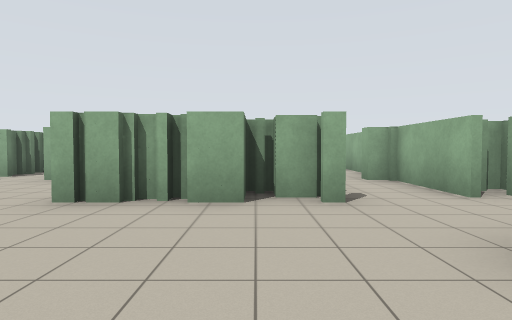
[1] (above)

24 first-person views from a walk through a Stage world. The camera is 1.2 m above the floor, tilts 2° down and sees 75° across. The lines on the ground mark 1 m squares. The floor is counted in squares, 2 m on a side. Each view is taken from the middle of a square. On the plan, view 1 faces up. The plan holds only what a view shows up to about 9 squares ahead; the rest is blank. Robots are left out.

[2]
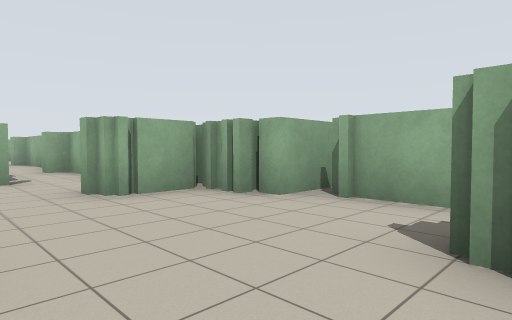

[3]
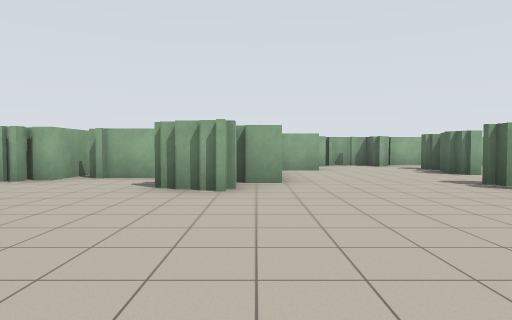

[4]
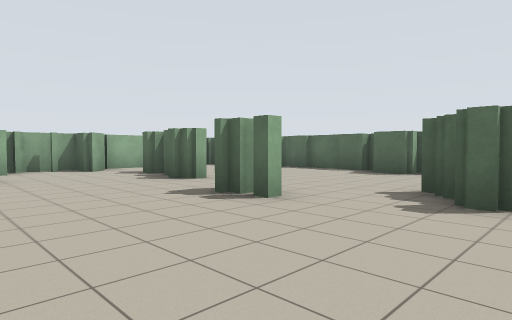

[5]
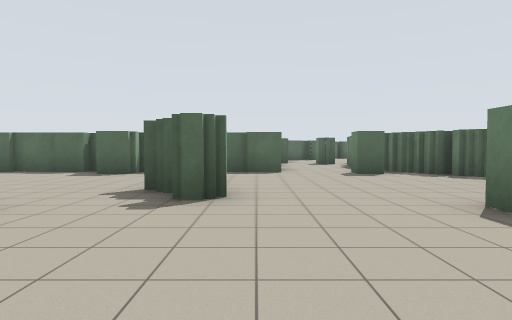

[6]
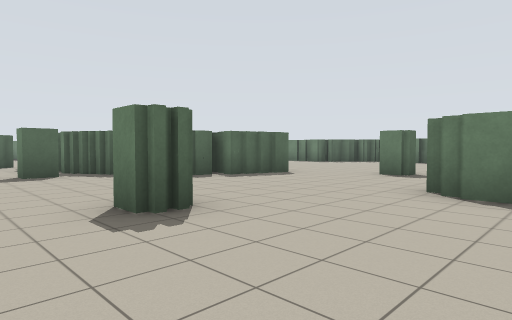

[7]
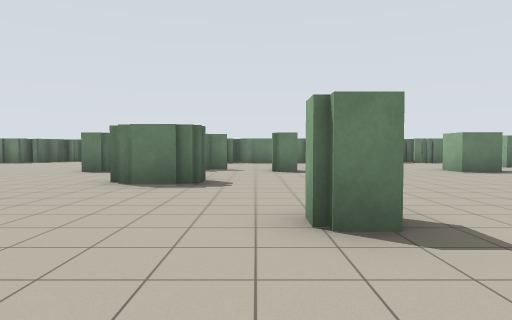

[8]
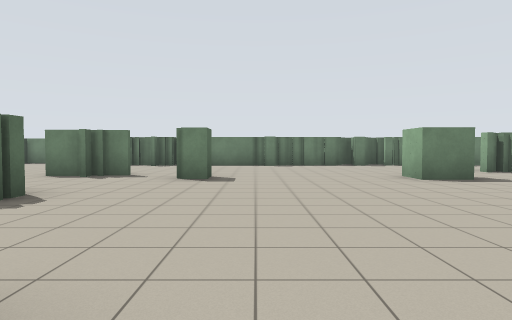

[9]
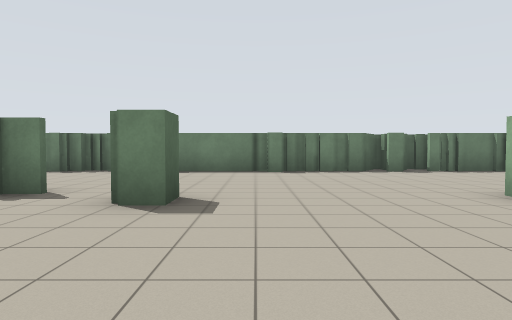

[10]
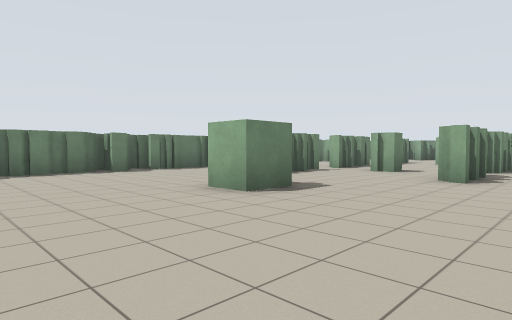

[11]
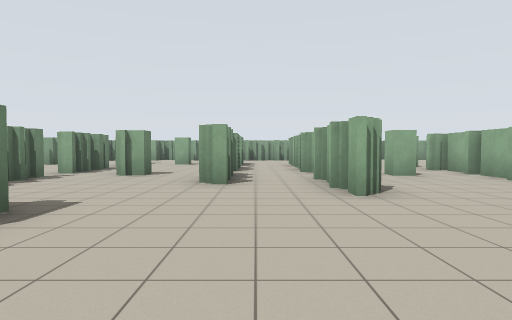

[12]
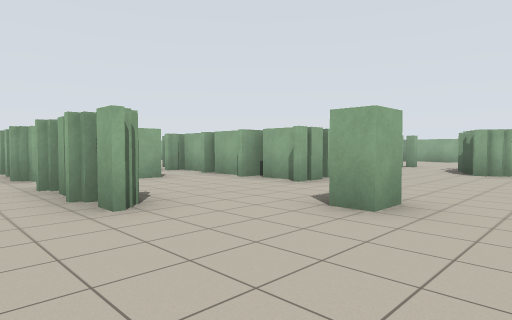

[13]
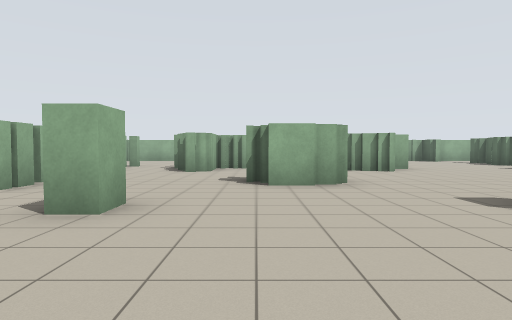

[14]
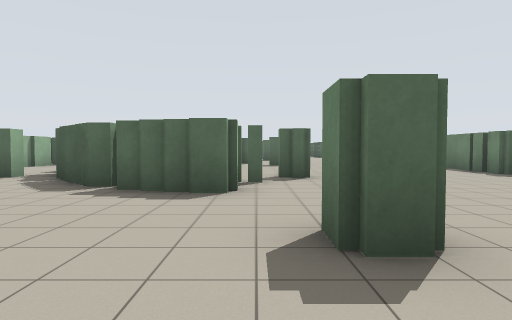

[15]
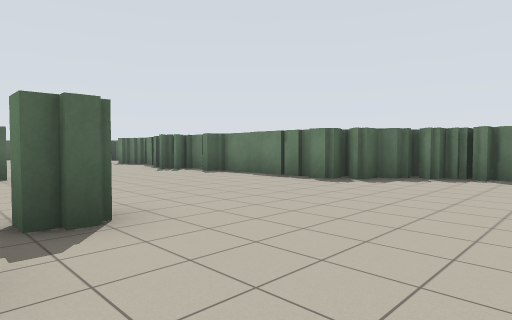

[16]
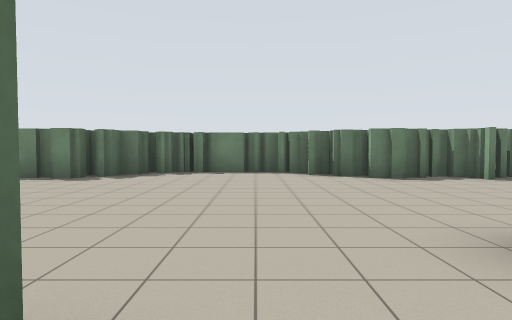

[17]
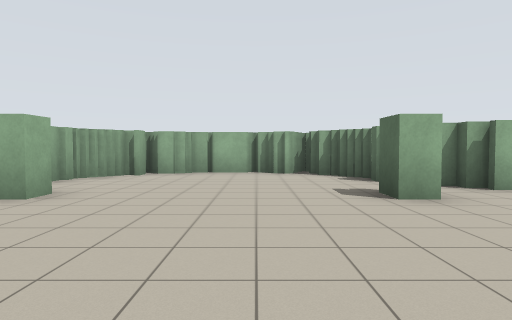

[18]
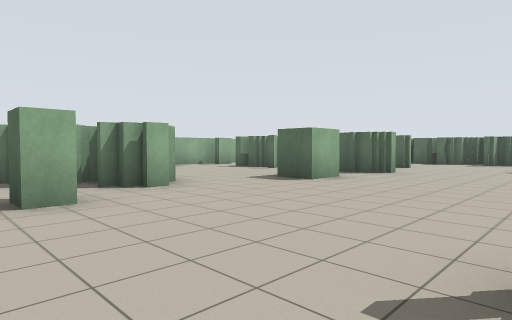

[19]
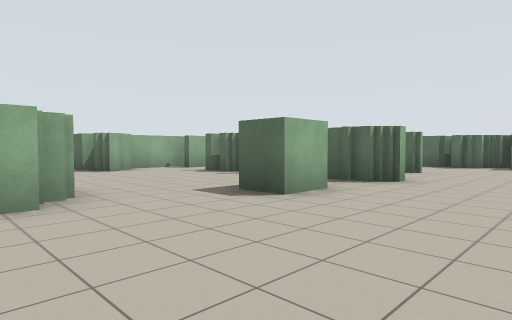

[20]
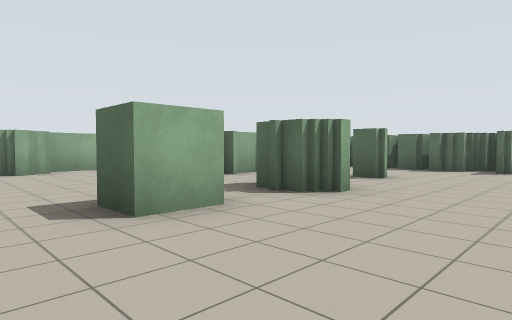

[21]
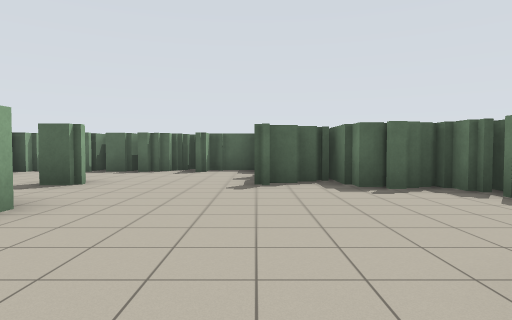

[22]
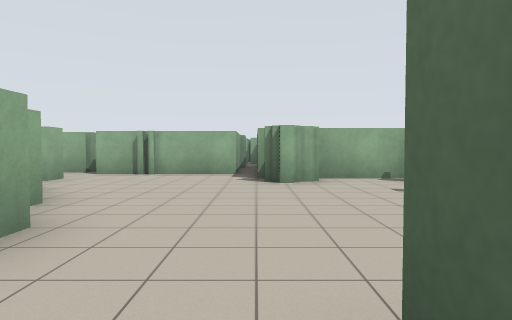

[23]
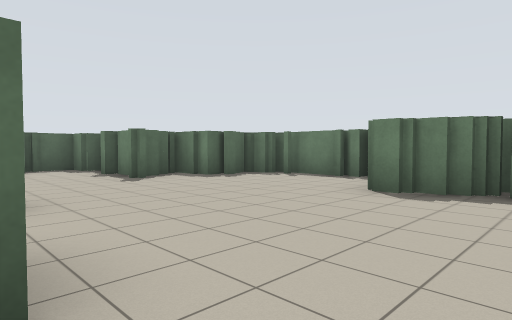

[24]
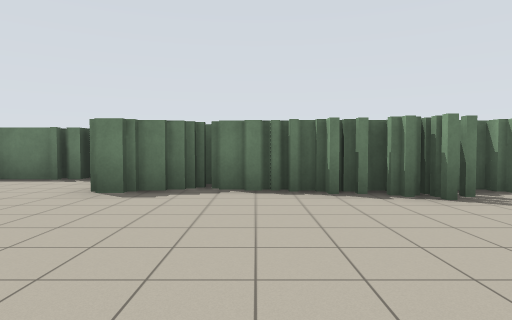

### Floor plan
Key: @ floor where view 1 was taken; # wall or solid block; x gap in a wall; . floor.
Columns run from 17 left of view 1 to 9 right of it. Each row starts with its distance up from view 1.
 10             #
  9          # .#       #
  8      ## .#..# .#   .#
  7      ###....#..#   .#
  6      .#..#..x..##  x#
  5   #   #..#..#...###.##
  4   #.  #.....#..##.#.#
  3   #..................
  2   #....#.....#.....##
  1   #.................##
  0   #.............#@...##
 -1   #.............#....#
 -2   #..................#
 -3   #....#.....#.....##
 -4   #.................#
 -5   #....#..#............#
 -6   #....#..#..............##
 -7   #.......................#
 -8  ##....#.....#.....#.....##
 -9 ##...............#....###.
-10 #................#......
-11 #........##...........
-12 #.......####..........
-13 ##.....#...###.... #...
-14  ##........##...########
-15   #.........#
-16   #.........#
-17   #........##   #
-18   ##...#.### x..#
-19   ##....####...##
-20   ##....###....#
-21   #............#
-22  ##...........###
-23   #....#.....##
-24 #.............#
-25 #......#.. #  #
-26 ##........#
-27 ###.......#
-28   ###..#..
-29   ###.....
-30     ......
-31     ##.####
-32      ###

Positions as (right, up) in squares from view 1, and headings:
1: (0, 0), facing up
2: (0, -3), facing up-right
3: (-3, -4), facing right
4: (-1, -5), facing down-right
5: (-1, -5), facing down
6: (-2, -5), facing down-left
7: (-1, -4), facing left
8: (-3, -2), facing left
9: (-6, -2), facing left
10: (-6, -2), facing up-left
11: (-7, -1), facing up
12: (-7, 0), facing up-right
13: (-7, 0), facing right
14: (-9, -6), facing down
15: (-9, -10), facing down-left
16: (-8, -10), facing left
17: (-14, -16), facing right
18: (-14, -17), facing down-right
19: (-13, -19), facing down-right
20: (-13, -21), facing down-right
21: (-13, -22), facing down
22: (-10, -22), facing right
23: (-10, -21), facing down-left
24: (-10, -21), facing left
